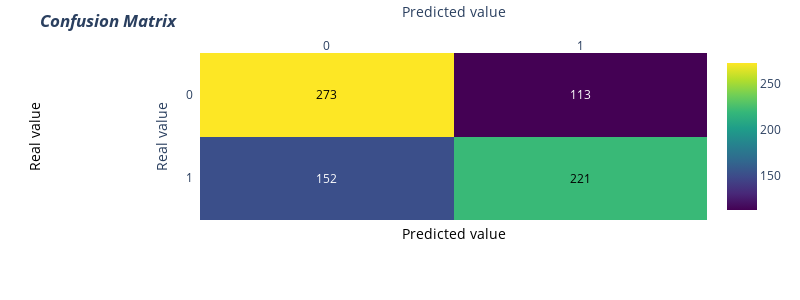

This figure's notebook cell:
### Code cell
class_labels = sorted(set(y_pred))

confusion_matrix_test = model_fitter.evaluate_classification_confusion(log_reg_model, X_train, y_train, X_test, y_test, use_train_predictions=False)

plotter.plot_confusion_matrix(confusion_matrix_test, class_labels)

### Figure 1 — Plotly figure (JSON) as saved in the notebook; plotly's stock layout.template omitted (floating-point values rounded to 4 significant figures)
{"data": [{"colorscale": [[0, "#440154"], [0.1111, "#482878"], [0.2222, "#3e4989"], [0.3333, "#31688e"], [0.4444, "#26828e"], [0.5556, "#1f9e89"], [0.6667, "#35b779"], [0.7778, "#6ece58"], [0.8889, "#b5de2b"], [1, "#fde725"]], "reversescale": false, "showscale": true, "type": "heatmap", "x": [0, 1], "y": [0, 1], "z": [[273, 113], [152, 221]]}], "layout": {"annotations": [{"font": {"color": "#000000"}, "showarrow": false, "text": "273", "x": 0, "xref": "x", "y": 0, "yref": "y"}, {"font": {"color": "#FFFFFF"}, "showarrow": false, "text": "113", "x": 1, "xref": "x", "y": 0, "yref": "y"}, {"font": {"color": "#FFFFFF"}, "showarrow": false, "text": "152", "x": 0, "xref": "x", "y": 1, "yref": "y"}, {"font": {"color": "#000000"}, "showarrow": false, "text": "221", "x": 1, "xref": "x", "y": 1, "yref": "y"}, {"font": {"color": "black", "size": 14}, "showarrow": false, "text": "Predicted value", "x": 0.5, "xref": "paper", "y": -0.15, "yref": "paper"}, {"font": {"color": "black", "size": 14}, "showarrow": false, "text": "Real value", "textangle": -90, "x": -0.35, "xref": "paper", "y": 0.5, "yref": "paper"}], "height": 300, "margin": {"l": 200, "t": 50}, "title": {"text": "<i><b>Confusion Matrix</b></i>"}, "width": 800, "xaxis": {"dtick": 1, "gridcolor": "rgb(0, 0, 0)", "side": "top", "ticks": "", "title": {"text": "Predicted value"}}, "yaxis": {"autorange": "reversed", "dtick": 1, "ticks": "", "ticksuffix": "  ", "title": {"text": "Real value"}}}}
